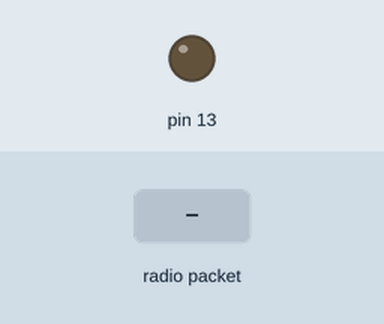
This sketch was run on a simulated Arduino Uno, built with avr-gcc and run on an emulated ATmega328P. Shown: output pins drawn as LEDs (lit = HIGH). The test bench sets the inputs (shaded band). No radio packets arrive unless stated.

Above: at 1.2 s.
1.3 s: radio packet "90" arrives
At 2.1 s:
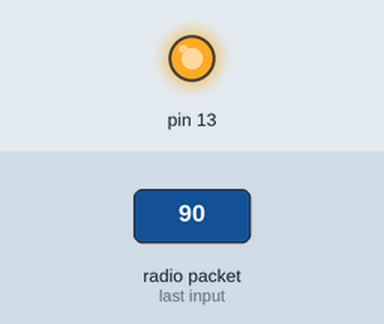
2.8 s: radio packet "200" arrives
At 3.3 s:
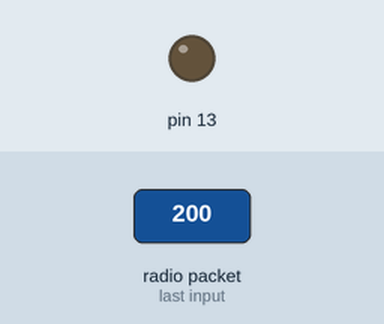
4.3 s: radio packet "5" arrives
At 5.6 s:
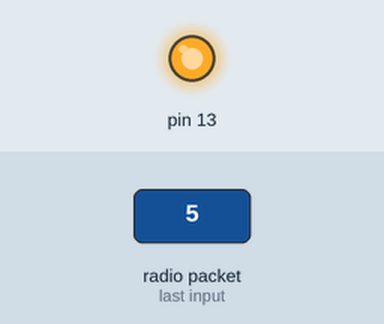
Timing chart, 0 to 7.3 s (numbered marks = the images above; inputs shaded):
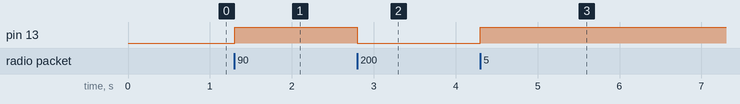

Measured:
- after the input at 1.3 s, pin 13: LOW → HIGH at once
- after the input at 2.8 s, pin 13: HIGH → LOW at once
- after the input at 4.3 s, pin 13: LOW → HIGH at once

The sketch:

RF315_Receiver.ino
```cpp
#include <VirtualWire.h>
byte message[VW_MAX_MESSAGE_LEN]; // a buffer to store the incoming messages
byte messageLength = VW_MAX_MESSAGE_LEN; // the size of the message
String msg ;
int d,m=20;
void setup()
{
  pinMode(13,OUTPUT);
  //Serial.begin(9600);
  //Serial.println("Device is ready");
  // Initialize the IO and ISR
  vw_setup(2000); // Bits per sec
  vw_rx_start(); // Start the receiver
}
void loop()
{
  if (vw_get_message(message, &messageLength)) // Non-blocking
  {
    //Serial.print("Received: ");
      for (int i = 0; i < messageLength; i++)
      {
        //Serial.write(message[i]);
        message[i];
      }
      msg = message;
      d =  msg.toInt();
    if(d>m)
      {
        //Serial.println("ON");
        digitalWrite(13,HIGH);
      }
      if(d<=m)
      {
        //Serial.println("OFF");
        digitalWrite(13,LOW);
      }
      //Serial.println(msg);
    //Serial.println();
    }
}
```
